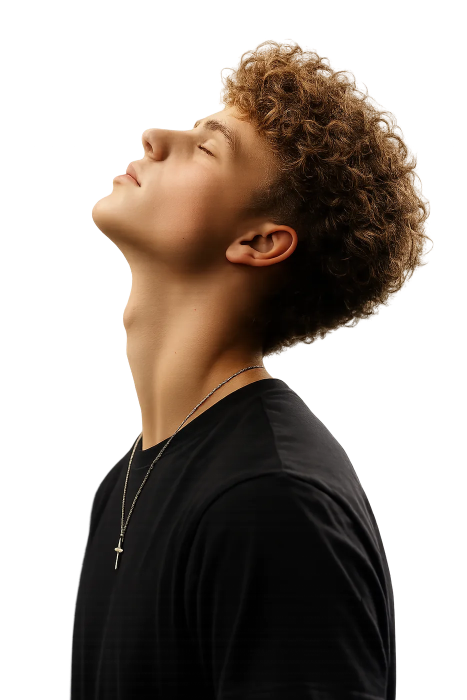
#> input picture assets/Yannik-lookingup.webp, 933 x 1400 px (shown at 1/2 size)
$ python build-ascii.py
#> lines starting #> are read from the running program, lines starting #| are printed output that depends on the picture
#!/usr/bin/env python3
"""
Erzeugt ASCII-Art aus einem Bild und legt sie als Textdatei ab.

Der Text kommt danach in ein <pre> in die Seite — kein Bild, also gestochen
scharf bei jeder Zoomstufe und ein paar Kilobyte statt ein paar hundert.

    python3 scripts/build-ascii.py
"""
from pathlib import Path
from PIL import Image, ImageOps

ROOT = Path(__file__).resolve().parent.parent
ASSETS = ROOT / "assets"

# Von dunkel nach hell. Bewusst schmal gehalten: zu viele Stufen wirken
# unruhig, sobald die Schrift klein wird.
RAMPE = "@%#*+=-:. "

# Zeichen sind etwa doppelt so hoch wie breit — sonst wird das Bild gestaucht.
ZEICHEN_VERHAELTNIS = 0.48


def zu_ascii(bild: Image.Image, breite: int) -> str:
    hoehe = max(1, round(bild.height * breite / bild.width * ZEICHEN_VERHAELTNIS))
    grau = ImageOps.autocontrast(bild.convert("L").resize((breite, hoehe), Image.LANCZOS))

    zeilen = []
    px = grau.load()
    for y in range(hoehe):
        zeile = []
        for x in range(breite):
            # 0 = schwarz -> dichtestes Zeichen
            zeile.append(RAMPE[px[x, y] * (len(RAMPE) - 1) // 255])
        zeilen.append("".join(zeile).rstrip())
    return "\n".join(zeilen)


def main() -> None:
    quelle = ASSETS / "Yannik-lookingup.webp"
    if not quelle.exists():
        raise SystemExit(f"Quelle fehlt: {quelle}")

    bild = Image.open(quelle)
#> bild is the input picture: PIL image 933x1400 RGBA; mean R, G, B, A 36.1, 26.7, 19.6, 125.9
    # Freigestelltes PNG/WebP: Transparenz auf Weiss legen, sonst wird der
    # ganze Hintergrund schwarz und die Figur verschwindet darin.
    if bild.mode in ("RGBA", "LA"):
        grund = Image.new("RGB", bild.size, (255, 255, 255))
#> grund: PIL image 933x1400 RGB; every value is 255
        grund.paste(bild, mask=bild.split()[-1])
        bild = grund

    # Nur Kopf und Schultern. Der Oberkoerper ist gleichmaessig dunkel und
    # wuerde als massiver Block aus lauter "@" enden — kein Bild, nur Flaeche.
    b, h = bild.size
#> b = 933; h = 1400
    bild = bild.crop((0, 0, b, round(h * 0.42)))
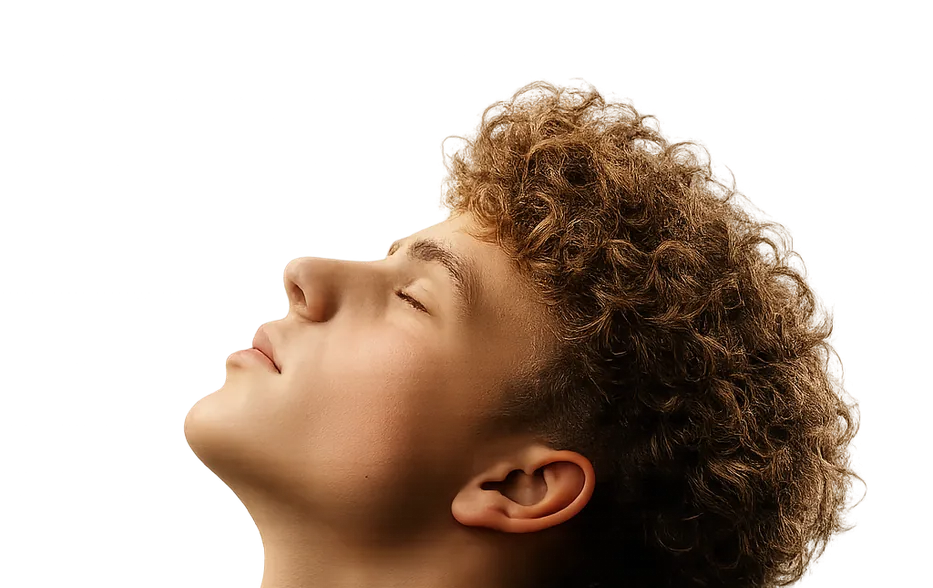
#> bild: PIL image 933x588 RGB; mean R, G, B 192.8, 178.1, 167.4
    # Nach dem Zuschnitt neu auf den Tonwertumfang ziehen, sonst bleibt der
    # weisse Hintergrund der Bezugspunkt und die Figur wird zu flau.
    bild = ImageOps.autocontrast(bild.convert("L"), cutoff=2)
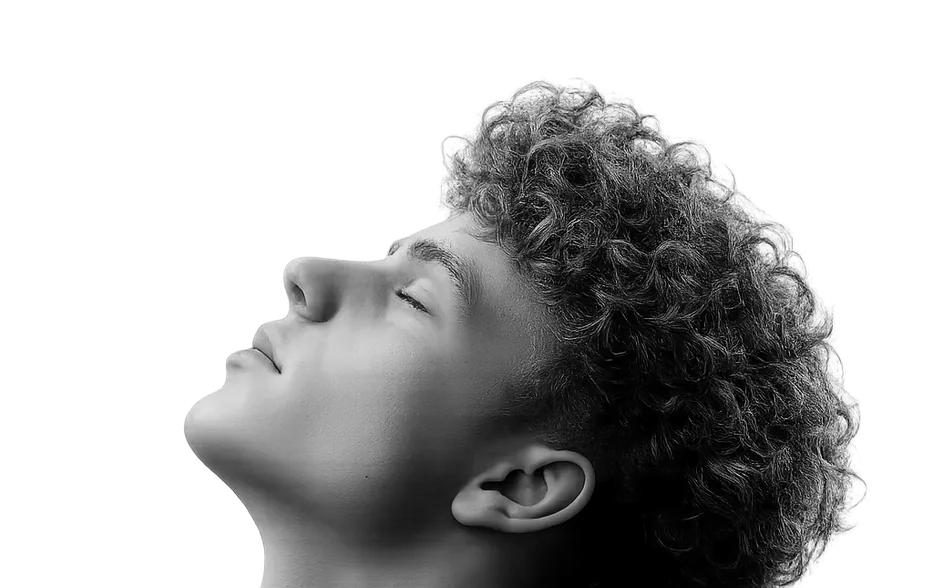
#> bild: PIL image 933x588 L; min 0, max 255, mean 179.9

    for breite, name in ((64, "ascii-portrait.txt"),):
        text = zu_ascii(bild, breite)
        ziel = ASSETS / name
        ziel.write_text(text + "\n", encoding="utf-8")
        zeilen = text.count("\n") + 1
        print(f"  {name}: {breite}x{zeilen} Zeichen, {len(text) / 1024:.1f} KB")
#> this loop made 1 pass
#> zeilen on pass 1: 19
#|   ascii-portrait.txt: 64x19 Zeichen, 1.0 KB
#> pass 1, in zu_ascii, `grau = ImageOps.autocontrast(bild.convert("L").resize((breite, hoehe),..`:
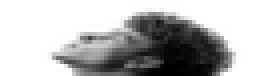
#> grau: PIL image 64x19 L (shown 4 times larger); min 0, max 255, mean 179.7


if __name__ == "__main__":
    main()

$ run again, with assets/Yannik-Marmour.webp copied over assets/Yannik-lookingup.webp
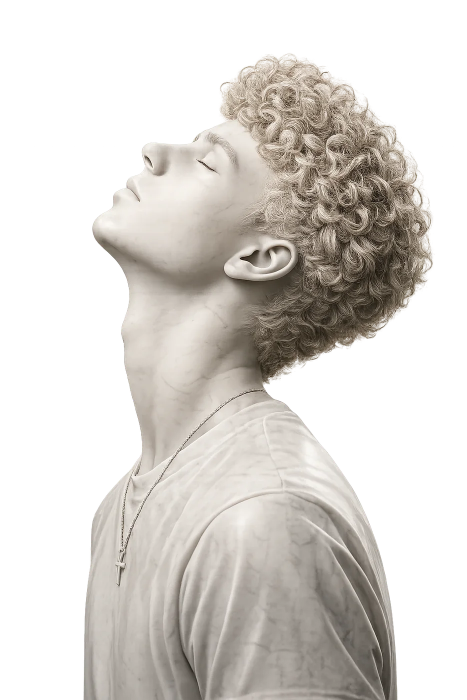
#> input picture assets/Yannik-Marmour.webp, 933 x 1400 px (shown at 1/2 size)
#> in main, bild is the input picture: PIL image 933x1400 RGBA; mean R, G, B, A 89.7, 85.6, 80.6, 122.1
#> in main, `bild = ImageOps.autocontrast(bild.convert("L"), cutoff=2)`:
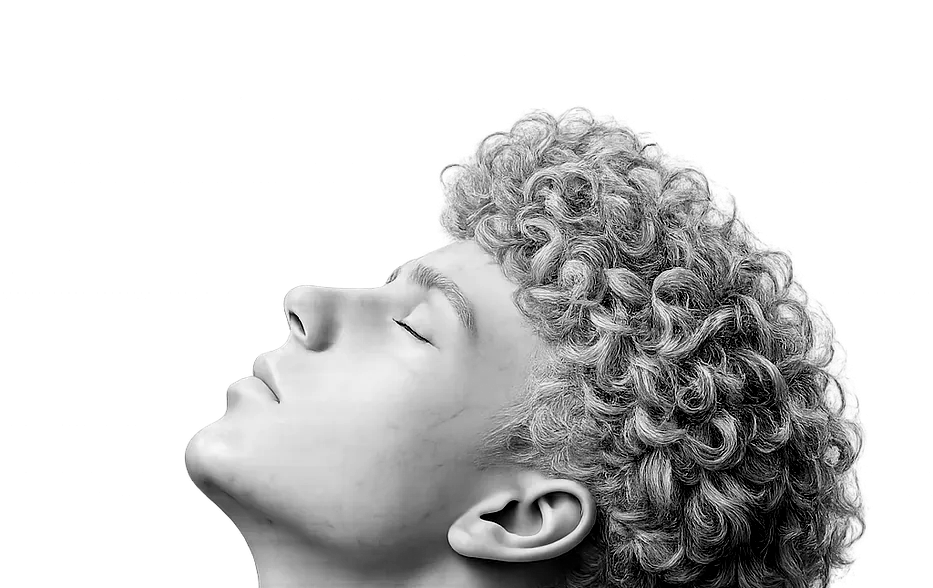
#> bild: PIL image 933x588 L; min 0, max 255, mean 205.4
#> the loop in main, `for breite, name in ((64, "ascii-portrait.txt"),):` made 1 pass
#> zeilen on pass 1: 19
#> (printed output is left out)
#> pass 1, in zu_ascii, `grau = ImageOps.autocontrast(bild.convert("L").resize((breite, hoehe),..`:
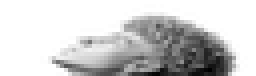
#> grau: PIL image 64x19 L (shown 4 times larger); min 0, max 255, mean 204.7
